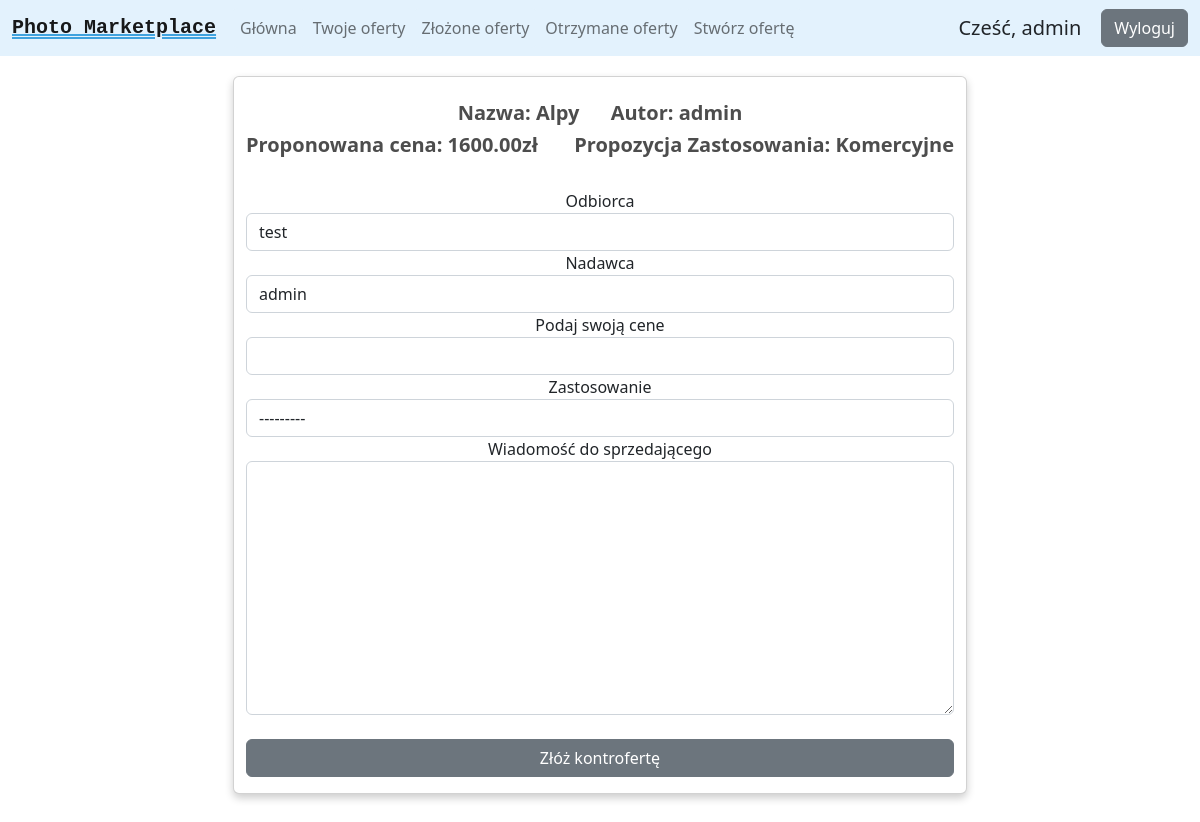
/counteroffer/10/ (signed in), run on the app's committed database.
### myapp/models.py (models this page shows, shortened)
class Messages(models.Model):
    usage_possibilities = (('Prywatne', 'Prywatne'), ('Komercyjne', 'Komercyjne'), ('Komercyjne ograniczone',
                                                                                    'Komercyjne ograniczone'))
    status_possibilities = (('Zaakceptowana', 'Zaakceptowana'), ('Odrzucona', 'Odrzucona'),
                            ('Oczekująca', 'Oczekująca'), ('Kontroferta', 'Kontroferta'))
    message_id = models.BigAutoField(primary_key=True)
    user_from = models.CharField(max_length=100)
    user_to = models.CharField(max_length=100)
    message_text = models.TextField(max_length=600, null=True, blank=True)
    negotiation_price = models.FloatField()
    negotiation_usage = models.CharField(max_length=100, choices=usage_possibilities)
    negotiation_status = models.CharField(max_length=100, choices=status_possibilities,
                                          default=status_possibilities[2][0])
    photo_id = models.ForeignKey(Product, on_delete=models.CASCADE)

class Product(models.Model):
    usage_possibilities = (('Prywatne', 'Prywatne'), ('Komercyjne', 'Komercyjne'), ('Komercyjne ograniczone',
                                                                                    'Komercyjne ograniczone'))
    photo_id = models.AutoField(primary_key=True)
    name = models.CharField(max_length=200, null=True)
    price = models.FloatField()
    description = models.TextField(max_length=600, null=True, blank=True)
    image = models.ImageField(upload_to='images/', null=True, blank=True)
    username = models.CharField(max_length=100, null=True)
    usage = models.CharField(max_length=100, choices=usage_possibilities)
    def __str__(self):
        return self.name

### myapp/views.py (the view, shortened to what this page needs)
# urls.py: path('counteroffer/<int:id>/', views.counteroffer, name='counteroffer'),
@login_required(login_url='login')
def counteroffer(request, id):
    offer = get_object_or_404(Messages, pk=id)
    message_to = offer.user_from
    photo_id = offer.photo_id.photo_id
    print(offer.photo_id)
    initial = {'user_from': request.user.username,
               'user_to': message_to,
               'photo_id': photo_id}
    message_form = BuyoutProposalForm(initial=initial)
    context = {'message_form': message_form,
               'offer': offer,
               'photo_id': photo_id}
    return render(request, 'marketplace/counteroffer.html', context)

### myapp/forms.py
class BuyoutProposalForm(ModelForm):
    user_from = forms.CharField(widget=forms.TextInput(attrs={'class': 'form-control', 'readonly': 'readonly'}))
    user_to = forms.CharField(widget=forms.TextInput(attrs={'class': 'form-control', 'readonly': 'readonly'}))
    class Meta:
        model = Messages
        fields = ['user_from', 'user_to', 'message_text', 'negotiation_price', 'negotiation_usage', 'photo_id']
    def __init__(self, *args, **kwargs):
        super(BuyoutProposalForm, self).__init__(*args, **kwargs)
        self.fields['photo_id'].widget.attrs['hidden'] = 'hidden'
        self.fields['message_text'].widget.attrs['class'] = 'form-control'
        self.fields['negotiation_price'].widget.attrs['class'] = 'form-control'
        self.fields['negotiation_usage'].widget.attrs['class'] = 'form-control'

### myapp/templates/marketplace/counteroffer.html (shortened to what this page needs)
{% extends 'marketplace/main.html' %}
{% load static %}
{% block content %}
<form method="POST" enctype="multipart/form-data">
    <div class="row" style="margin-bottom: 50px">
        <div class="card">
                <div>
                    <img style="border-radius:8px; padding:5px; height:350px; weight:auto;"  src="{{product.imageURL}}">
                    <h5><strong>Nazwa: {{offer.photo_id.name}}&nbsp;&nbsp;&nbsp;&nbsp;&nbsp;&nbspAutor: {{offer.photo_id.username}}</strong></h5>
                    <h5><strong>Proponowana cena: {{offer.negotiation_price|floatformat:2}}zł &nbsp;&nbsp;&nbsp;&nbsp;&nbsp;&nbspPropozycja Zastosowania: {{offer.negotiation_usage}}</strong></h5>
                </div>
            <br>
                <form>
                    <div class="form-group">
                    <label>Odbiorca</label>
                        <br>
                      {{message_form.user_to}}
                  </div>
                    <div class="form-group">
                    <label>Nadawca</label>
                        <br>
                      {{message_form.user_from}}
                  </div>
                  <div class="form-group">
                    <label>Podaj swoją cene</label>
                      <br>
                      {{message_form.negotiation_price}}
                  </div>
                  <div class="form-group">
                    <label>Zastosowanie</label>
                      <br>
                      {{message_form.negotiation_usage}}
                  </div>
                  <div class="form-group">
                    <label>Wiadomość do sprzedającego</label>
                      <br>
                      {{message_form.message_text}}
                  </div>
                </form>
            <br>
            <table class="table">
                <input class="btn btn-secondary" type="submit" value="Złóż kontrofertę">
            </table>
        </div>
    </div>
</form>
{% endblock content %}

### myapp/templates/marketplace/main.html (shortened to what this page needs)
<!DOCTYPE html>
{% load static %}
<html>
<head>
    <link href="https://cdn.jsdelivr.net/npm/bootstrap@5.2.2/dist/css/bootstrap.min.css" rel="stylesheet"
>
    <link rel="stylesheet" type="text/css" href="{% static 'css/main.css' %}">
</head>
<body>
    <nav class="navbar navbar-expand-lg" style="background-color: #e3f2fd; margin-bottom: 20px;">
      <div class="container-fluid">
          <a class="navbar-brand" href="{% url 'mainpage' %}" style="text-decoration-line: underline; text-decoration-color:#3FA2DE; text-decoration-style: double; font-family: Courier New, monospace;"><strong>Photo Marketplace</strong></a>
        <div class="collapse navbar-collapse" id="navbarSupportedContent">
          <ul class="navbar-nav nav-pills me-auto mb-2 mb-lg-0">
            <li class="nav-item pill-1">
              <a class="nav-link {% if page_name == 'mainpage' %} active {% endif %}" aria-current="page" href="{% url 'mainpage' %}">Główna</a>
            </li>
            <li class="nav-item pill-1">
              <a class="nav-link {% if page_name == 'active' %} active {% endif %}" aria-current="page" href="{% url 'active' %}">Twoje oferty</a>
            </li>
            <li class="nav-item pill-1">
              <a class="nav-link " aria-current="page" href="{% url 'madeoffers' %}">Złożone oferty </a>
            </li>
            <li class="nav-item pill-1">
              <a class="nav-link " aria-current="page" href="{% url 'messages' %}">Otrzymane oferty </a>
            </li>
            <li class="nav-item pill-1">
              <a class="nav-link {% if page_name == 'create' %} active {% endif %}" aria-current="page" href="{% url 'create' %}">Stwórz ofertę</a>
            </li>
          </ul>
            <span id="welcome-msg">Cześć, {{request.user}}   </span>
            <span><a href="{% url 'logout' %}" class="btn btn-secondary">Wyloguj</a></span>
        </div>
      </div>
    </nav>
    <div class="container">
        <br>
        {% block content %}
        {% endblock content %}
    </div>
</body>
</html>

### static/css/main.css (style rules this page uses)
h1,h2,h3,h4,h5,h6 { color:hsl(0, 0%, 30%); }
.btn { border-radius: 3; }
.container { display: flex; align-items: center; justify-content: center }
img { max-width: 100% }
.card { box-shadow: 0 4px 8px 0 rgba(0, 0, 0, 0.2); max-width: 800px; margin: auto; text-align: center; }
.nav-pills .pill-1 .nav-link:not(.active) { background-color: #e3f2fd; }
.nav-pills .pill-1 .nav-link { background-color: #F6FBFF; }

### myapp/templates/marketplace/main.html (style rules this page uses)
#welcome-msg { font-size: 20px; margin-right: 20px }

### data on the page
Messages: photo_id.name "Alpy", photo_id.username "admin", negotiation_price "1600.00", negotiation_usage "Komercyjne"

### other printed values
{{ request.user }} "admin"
